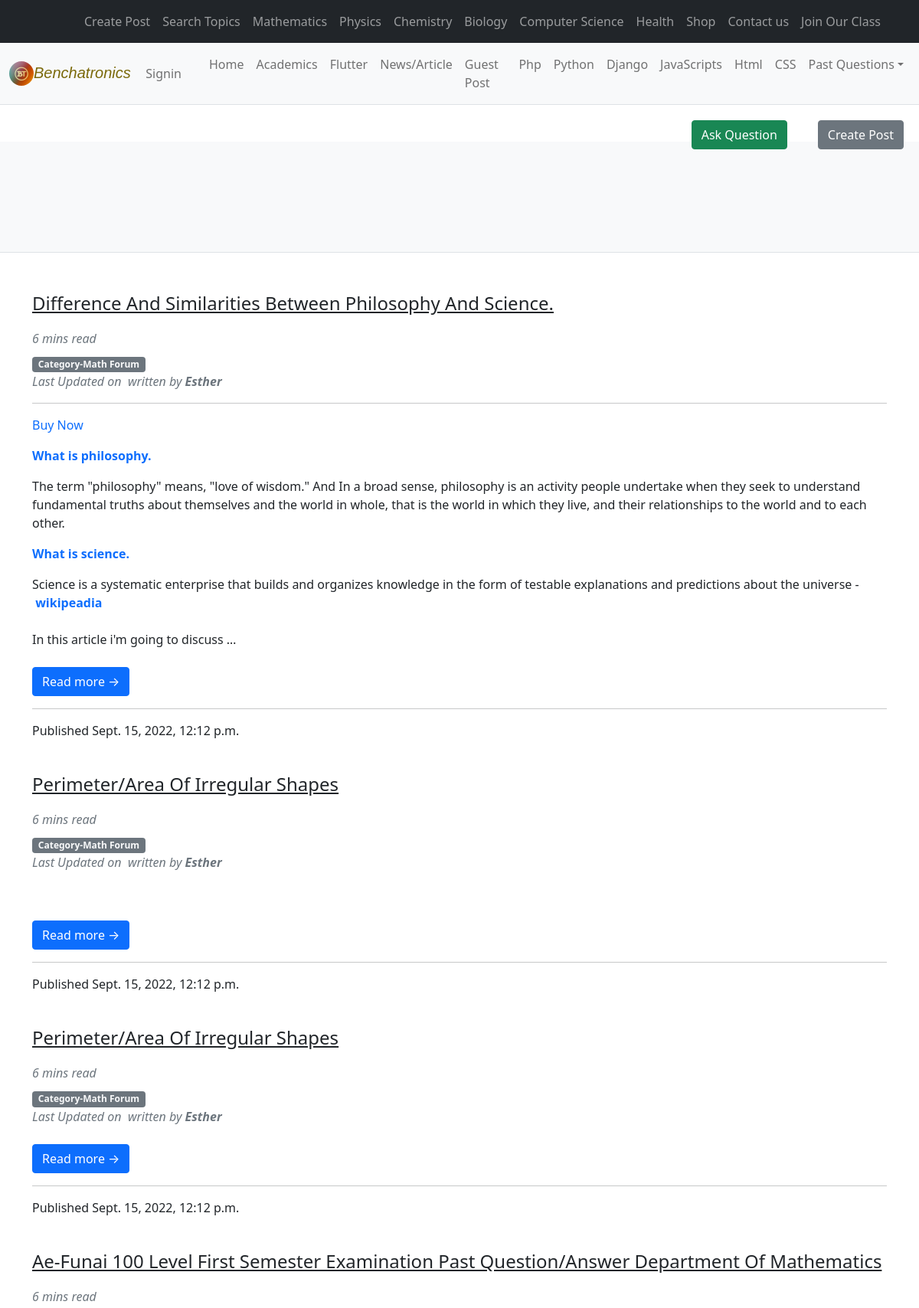
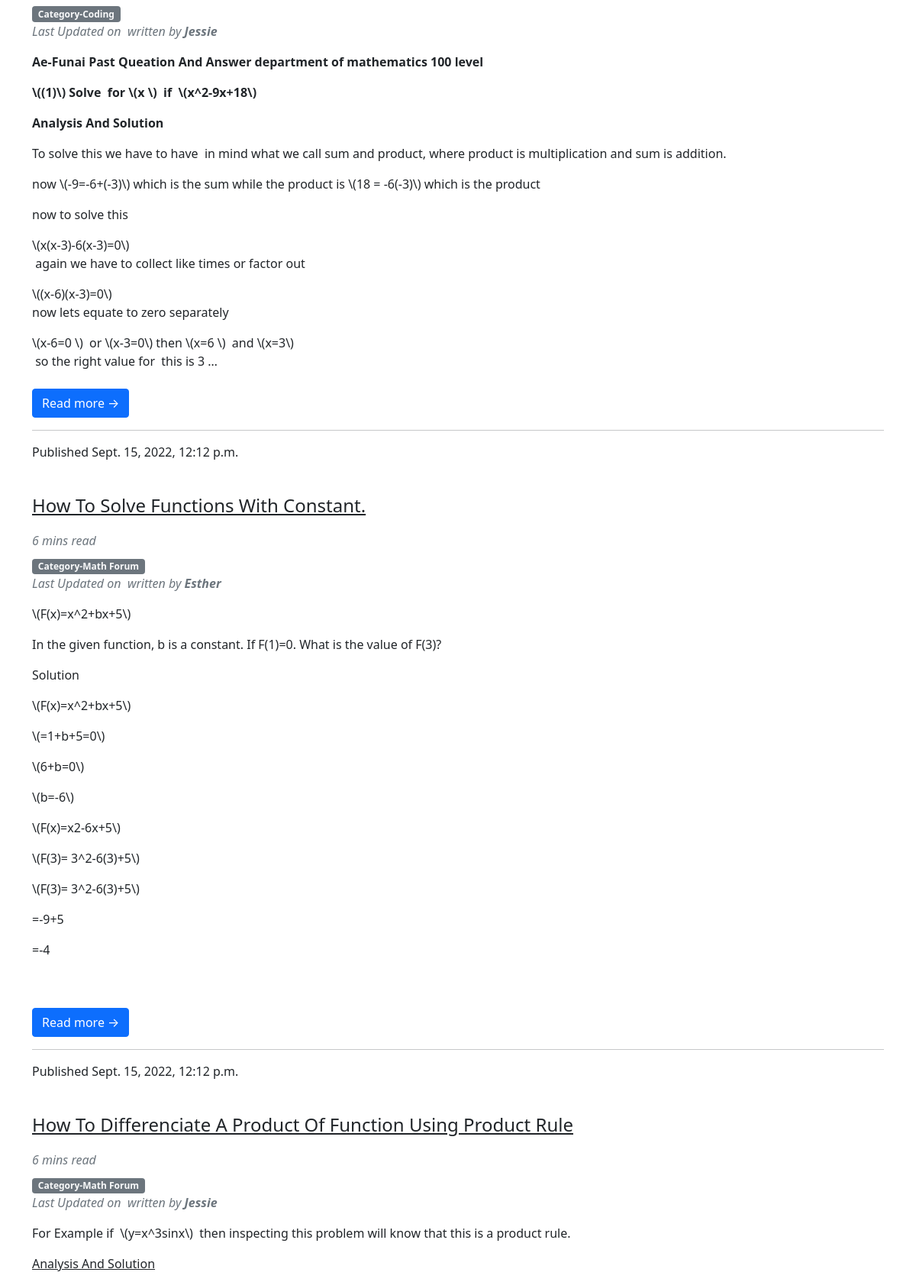
The app's page /schoolpost (upper part) with its own data (2 pictures, top to bottom).
### posts/models.py (models this page shows, shortened)
class Brainy(models.Model):
    read_min = models.CharField(max_length=30,default='6 mins')
    author = models.ForeignKey(User,on_delete=models.CASCADE)
    category = models.CharField(max_length=300,default='coding')
    title = models.TextField(blank=False,max_length=255,null=True)
    keyword = models.TextField(default='maths,physics,chemistry,engineering',max_length=1000)
    description = models.TextField(blank=True, null=True)
    tag = RichTextField(blank=True,null=True)
    content = RichTextUploadingField(null=True,blank=True)
    summer_content = models.TextField(blank=True, null=True,)
    updated = models.DateTimeField(default=datetime.now,blank=True)
    slug = models.SlugField(max_length=255,blank=True)
    allow_comments = models.BooleanField('allow comments', default=True)
    publish = models.DateTimeField(default=timezone.now)
    class Meta:
        ordering = ('-publish',)
    def get_absolute_url(self):
        return reverse ("brainhub",kwargs={'slug':self.slug})

### posts/views.py (the view)
# urls.py: path('schoolpost',views.schoolpost,name='schoolpost'),
def schoolpost(request):
    tip=Health.objects.all()
    posts=Blog.objects.all()
    skul=Brainy.objects.all()
    context={'tip':tip,'posts':posts,'skul':skul}
    return render(request,'schoolpost.html',context)

### templates/schoolpost.html (shortened to what this page needs)
{% extends 'base.html' %}
{% load static %}
{% load comments %}
{% load social_share %}

### templates/base.html (shortened to what this page needs)
{% spaceless %}
 {% load i18n %}
 {% load comments %}
 {% load comments_xtd %}
 {% load static %}
{% load social_share %}
{% load crispy_forms_tags %}
{% endspaceless %}

### records on screen
Brainy: slug+title+read_min "Create Post Search Topics Mathematics Physics Chemistry Biology Computer Science Health Shop Contact us Join Our Class Benchatronics Signin Home Academics Flutter News/Article Guest Post Php Python Django JavaScripts Html CSS Past Questions Create Post Ask Question Difference And Similarities Between Philosophy And Science. 6 mins read Category-Math Forum Last Updated on written by Esther Buy Now What is philosophy. The term \"philosophy\" means, \"love of wisdom.\" And In a broad sense, philosophy is an activity people undertake when they seek to understand fundamental truths about themselves and the world in whole, that is the world in which they live, and their relationships to the world and…", slug+title+read_min (picture)
